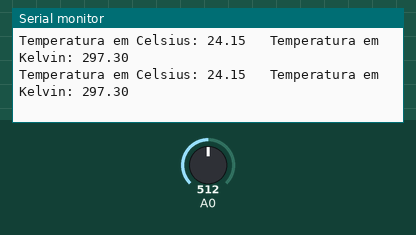
Simulated run of this sketch. Board: Arduino Uno, built with avr-gcc and run on an emulated ATmega328P. Shown: the last lines printed to the serial monitor. The inputs (shaded band) are chosen by the test bench; at power-on: A0 = 512.

Above: at 1.3 s.
1.4 s: A0 set to 716
At 2.0 s:
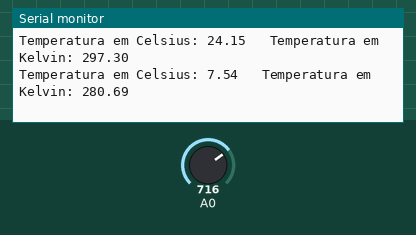
2.9 s: A0 set to 900
At 3.5 s:
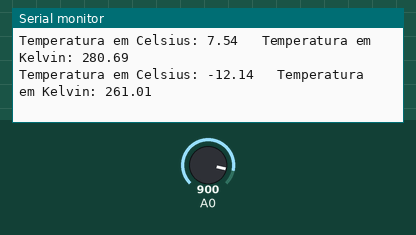
Timing chart, 0 to 5.9 s (numbered marks = the images above; inputs shaded):
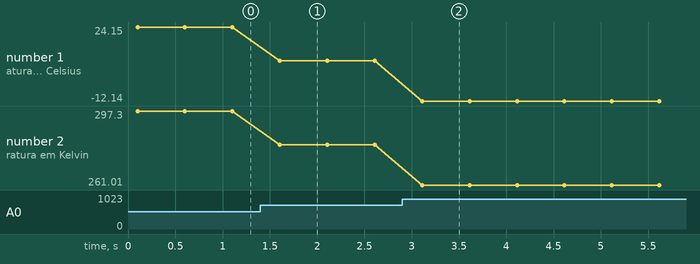

The sketch:

sketch_jun20a_termistor_NTC_v1.ino
```cpp
// Exemplo 6 - Sensor de temperatura NTC
// Apostila Eletrogate - KIT ROBÓTICA

#define Vin 5.0                  // define constante igual a 5.0
#define T0 298.15                // define constante igual a 298.15 Kelvin
#define Rt 10000                 // Resistor do divisor de tensao
#define R0 9600//10000                 // Valor da resistencia inicial do NTC
#define T1 273.15                // [K] in datasheet 0º C
#define T2 373.15                // [K] in datasheet 100° C
#define RT1 35563                // [ohms] resistencia in T1
#define RT2 549                  // [ohms] resistencia in T2
float beta = 0.0;                // parametros iniciais [K]
float Rinf = 0.0;                // parametros iniciais [ohm]
float TempKelvin = 0.0;          // variable output
float TempCelsius = 0.0;         // variable output
float Vout = 0.0;                // Vout in A0
float Rout = 0.0;                // Rout in A0

void setup() {
  Serial.begin(9600);                      // monitor serial - velocidade 9600 Bps
  beta = (log(RT1 / RT2)) / ((1 / T1) - (1 / T2));     // calculo de beta
  Rinf = R0 * exp(-beta / T0);             // calculo de Rinf
  delay(100);                              // atraso de 100 milisegundos
}

void loop() {
  Vout = Vin * ((float)(analogRead(0)) / 1024.0); // calculo de V0 e leitura de A0
  Rout = (Rt * Vout / (Vin - Vout));              // calculo de Rout
  TempKelvin = (beta / log(Rout / Rinf));         // calculo da temp. em Kelvins
  TempCelsius = TempKelvin - 273.15;              // calculo da temp. em Celsius
  Serial.print("Temperatura em Celsius: ");       // imprime no monitor serial
  Serial.print(TempCelsius);                      // imprime temperatura Celsius
  Serial.print("   Temperatura em Kelvin: ");     // imprime no monitor serial
  Serial.println(TempKelvin);                     // imprime temperatura Kelvins
  delay(500);                                     // atraso de 500 milisegundos
}
```

Measured:
- after the input at 1.4 s, the serial monitor: prints a new line after 0.21 s (image 1)
- after the input at 2.9 s, the serial monitor: prints a new line after 0.21 s (image 2)
- plotted number 1: 24.15 → 7.54 after the input at 1.4 s, 7.54 → -12.14 after the input at 2.9 s
- plotted number 2: 297.3 → 280.69 after the input at 1.4 s, 280.69 → 261.01 after the input at 2.9 s
